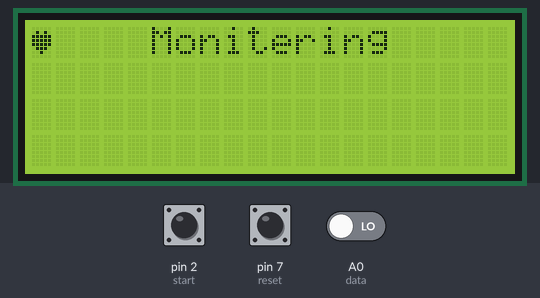
The sketch below on a simulated Arduino Uno, built with avr-gcc and run on an emulated ATmega328P. Parts: 20×4 character LCD. Inputs (shaded band) come from the test bench; at power-on: pin 2 (start) LOW, A0 (data) LOW, pin 7 (reset) LOW.

Above: at 1.3 s.
1.4 s: pin 2 (start) pulled HIGH for 0.15 s
At 2.2 s:
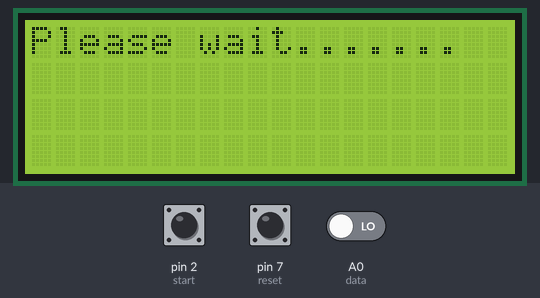
4.5 s: A0 (data) driven HIGH
At 5.7 s:
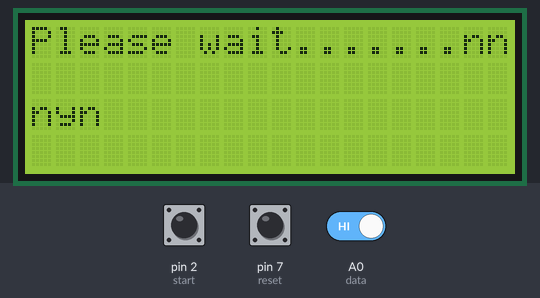
7.5 s: A0 (data) driven LOW
At 9.2 s:
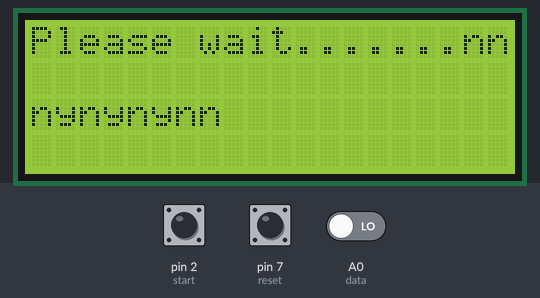
10.5 s: A0 (data) driven HIGH
At 11.7 s:
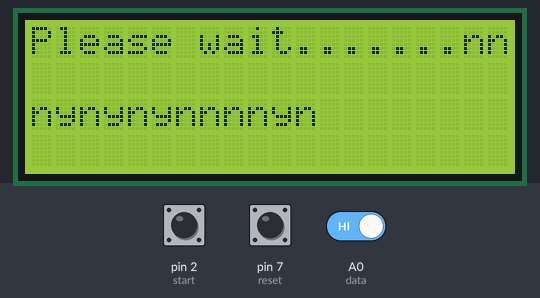
13.5 s: A0 (data) driven LOW
At 15.2 s:
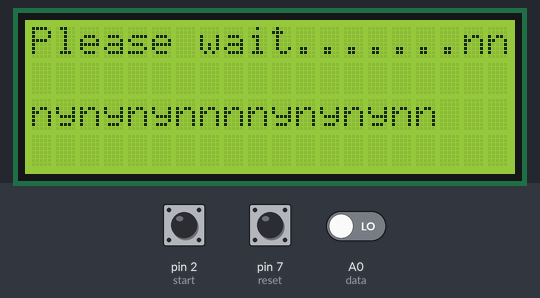
16.5 s: A0 (data) driven HIGH
At 17.8 s:
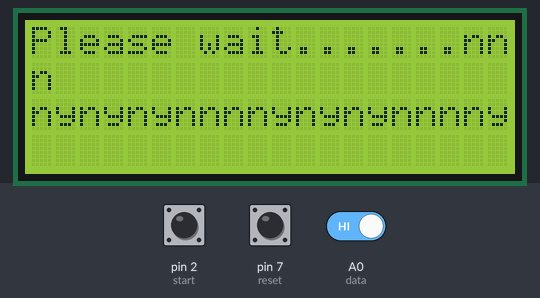
Timing chart, 0 to 19.5 s (numbered marks = the images above; inputs shaded):
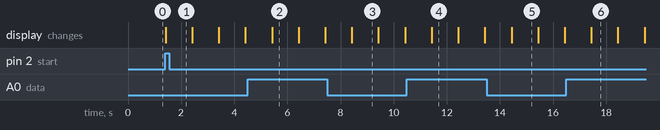

The sketch:

T1_Lab-7_Heartbeat_Monitor.ino
```cpp
// EE3600 / 3700 Design-III
#include <Wire.h>
#include <LiquidCrystal_I2C.h>


LiquidCrystal_I2C lcd(0x27, 20, 4);

// pins
const int start = 2;  // create start button that attach to pin 7;
const int reset = 7;  // create reset button that attach to pin 8;
const int data = A0;    // Heart Beat Sensor connected to analogue pin 0

int time1 = 0;
int time2 = 0;
int fpt = 0; // five pulse time
int spt = 0; // single pulse time
int rate = 0;   // create rate

int startState = 0; // value of start pin either high or low
int resetState = 0; // reset pin value, high or low
int k = 0;      // Create counter


byte heart[8] =
 {
   0b00000,
   0b01010,
   0b11111,
   0b11111,
   0b11111,
   0b01110,
   0b00100,
   0b00000
 };

void setup ( )
{
pinMode(start,INPUT);
pinMode(reset,INPUT);
pinMode(data,INPUT);

lcd.init();  //initialize the lcd
lcd.backlight();  //open the backlight

lcd.begin(20,4);
lcd.createChar(1,heart);
lcd.clear();
lcd.write(1);
lcd.setCursor(5,0);
lcd.print("Monitering");
}

void loop()
 {

  startState = digitalRead(start);
  resetState = digitalRead(reset);
  if(startState == HIGH)  //if((startVal == LOW))                       // check the start button is pressed or not
   {
     lcd.clear();
     lcd.print("Please wait.......");
     delay(1000);

     while(k<45)
     {lcd.print("n");
      delay(1000);
      if(digitalRead(data))
      {lcd.print("y");
        if(k==0)
        time1=millis();
        k++;
        // while(analogRead(data));
       }
      }

   // applying the formula for calculating the heart beat

     time2 = millis();
     fpt = time2 - time1;
     spt = fpt/45;
     rate = 60000/spt;
     lcd.clear();
     lcd.setCursor(0,0);
     lcd.print("Heart Rate:");
     lcd.setCursor(0,1);                    // setting the cursor at start

     lcd.print(rate);
   }
   if(resetState == HIGH)  // check reset button is pressed or not
   {
     rate=0;
      lcd.clear();
      lcd.setCursor(0,1);
      lcd.print("Heart Beat Rate:");
      lcd.setCursor(0,2);                    // setting the cursor at start
      lcd.write(1);
      lcd.print(rate);
       k=0;

       }
 }
 // EE3600 / 3700 Design-III
```

Measured:
- after the input at 1.4 s, the display: changes at once (image 1)
- after the input at 4.5 s, the display: changes after 0.92 s (image 2)
- after the input at 7.5 s, the display: changes after 0.93 s (image 3)
- after the input at 10.5 s, the display: changes after 0.93 s (image 4)
- after the input at 13.5 s, the display: changes after 0.94 s (image 5)
- after the input at 16.5 s, the display: changes after 0.94 s (image 6)
- what the display in image 2 shows lasts 1.0 s, from 5.4 s to 6.4 s
